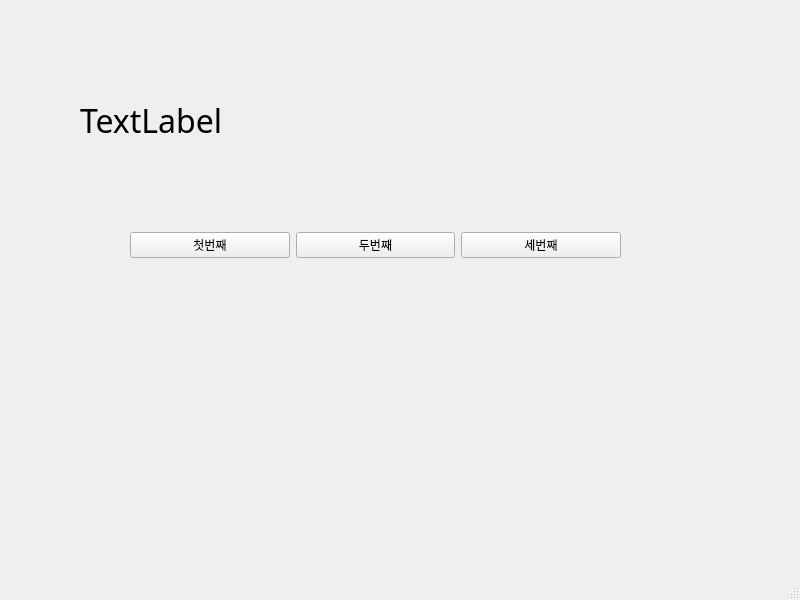
<?xml version="1.0" encoding="UTF-8"?>
<ui version="4.0">
 <class>MainWindow</class>
 <widget class="QMainWindow" name="MainWindow">
  <property name="geometry">
   <rect>
    <x>0</x>
    <y>0</y>
    <width>800</width>
    <height>600</height>
   </rect>
  </property>
  <property name="windowTitle">
   <string>MainWindow</string>
  </property>
  <widget class="QWidget" name="centralwidget">
   <widget class="QWidget" name="horizontalLayoutWidget">
    <property name="geometry">
     <rect>
      <x>130</x>
      <y>190</y>
      <width>491</width>
      <height>111</height>
     </rect>
    </property>
    <layout class="QHBoxLayout" name="horizontalLayout">
     <item>
      <widget class="QPushButton" name="pushButton_2">
       <property name="text">
        <string>첫번째</string>
       </property>
      </widget>
     </item>
     <item>
      <widget class="QPushButton" name="pushButton">
       <property name="text">
        <string>두번째</string>
       </property>
      </widget>
     </item>
     <item>
      <widget class="QPushButton" name="pushButton_3">
       <property name="text">
        <string>세번째</string>
       </property>
      </widget>
     </item>
    </layout>
   </widget>
   <widget class="QLabel" name="label">
    <property name="geometry">
     <rect>
      <x>80</x>
      <y>90</y>
      <width>661</width>
      <height>61</height>
     </rect>
    </property>
    <property name="font">
     <font>
      <family>궁서체</family>
      <pointsize>24</pointsize>
      <weight>50</weight>
      <bold>false</bold>
     </font>
    </property>
    <property name="text">
     <string>TextLabel</string>
    </property>
   </widget>
  </widget>
  <widget class="QMenuBar" name="menubar">
   <property name="geometry">
    <rect>
     <x>0</x>
     <y>0</y>
     <width>800</width>
     <height>22</height>
    </rect>
   </property>
  </widget>
  <widget class="QStatusBar" name="statusbar"/>
 </widget>
 <resources/>
 <connections>
  <connection>
   <sender>pushButton_2</sender>
   <signal>clicked()</signal>
   <receiver>MainWindow</receiver>
   <slot>firstClick()</slot>
   <hints>
    <hint type="sourcelabel">
     <x>208</x>
     <y>267</y>
    </hint>
    <hint type="destinationlabel">
     <x>205</x>
     <y>291</y>
    </hint>
   </hints>
  </connection>
  <connection>
   <sender>pushButton</sender>
   <signal>clicked()</signal>
   <receiver>MainWindow</receiver>
   <slot>secondClick()</slot>
   <hints>
    <hint type="sourcelabel">
     <x>389</x>
     <y>269</y>
    </hint>
    <hint type="destinationlabel">
     <x>388</x>
     <y>289</y>
    </hint>
   </hints>
  </connection>
  <connection>
   <sender>pushButton_3</sender>
   <signal>clicked()</signal>
   <receiver>MainWindow</receiver>
   <slot>thirdClick()</slot>
   <hints>
    <hint type="sourcelabel">
     <x>540</x>
     <y>264</y>
    </hint>
    <hint type="destinationlabel">
     <x>539</x>
     <y>293</y>
    </hint>
   </hints>
  </connection>
 </connections>
 <slots>
  <slot>firstClick()</slot>
  <slot>secondClick()</slot>
  <slot>thirdClick()</slot>
 </slots>
</ui>
